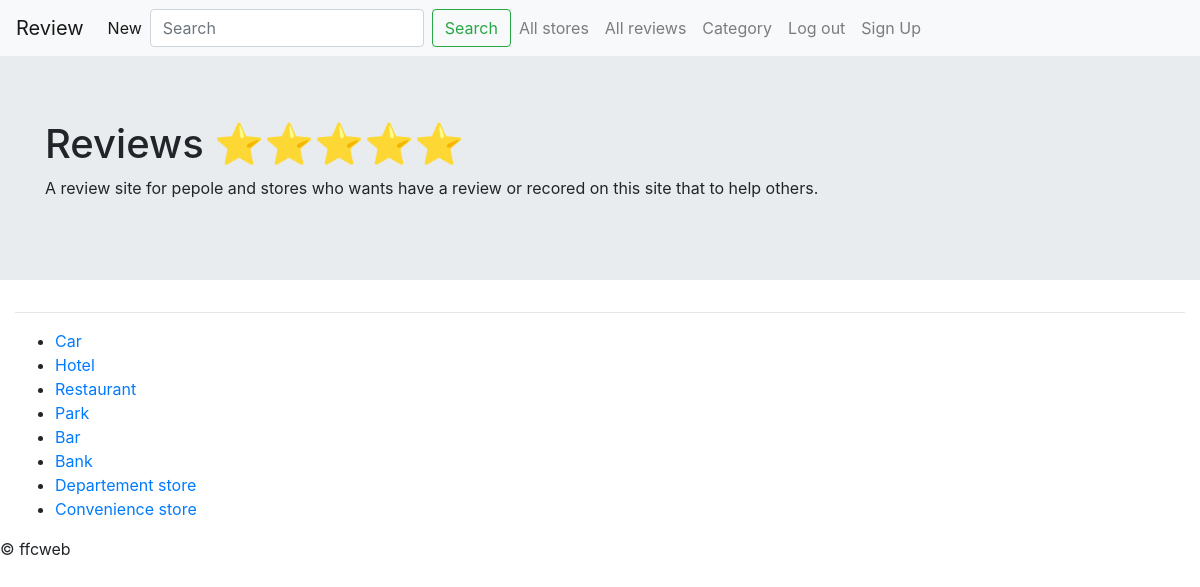
Screenshot of /rate/categories/ with the database file from the repository.
### rate/models.py (models this page shows)
class Category(models.Model):
    name = models.CharField(max_length=50, unique=True)
    stores = models.ManyToManyField('Store', related_name='categories')
    image_url = models.URLField(max_length=200, null=True, blank=True, default="")
    def __str__(self):
        return self.name

### rate/views.py (the view)
# urls.py: path('categories/', category_list, name='category_list'),
def category_list(request):
    categories = Category.objects.all()
    print(categories)
    context = {'categories': categories}
    return render(request, 'rate/category_list.html', context)

### rate/templates/rate/category_list.html
{% extends 'rate/layout.html' %}
{% block body %}
{% block content %}
<div class="container-fluid">
    <hr>
    <ul>
        {% for category in categories %}
        <li><a href="{% url 'category_detail' category.id %}">{{ category.name }}</a></li>
        {% endfor %}
    </ul>
</div>
{% endblock %}
{% endblock %}

### rows the page displays
Category: name "Car"
Category: name "Hotel"
Category: name "Restaurant"
Category: name "Park"
Category: name "Bar"
Category: name "Bank"
Category: name "Departement store"
Category: name "Convenience store"
